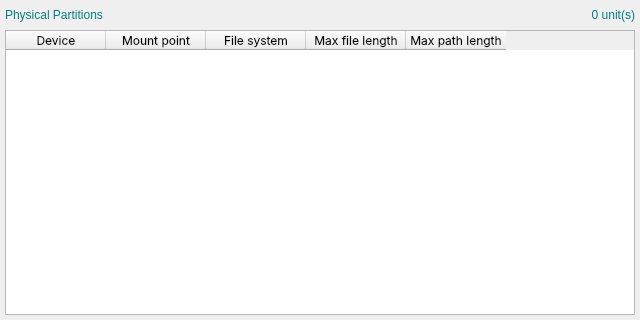
<?xml version="1.0" encoding="UTF-8"?>
<ui version="4.0">
 <class>phptwind</class>
 <widget class="QDialog" name="phptwind">
  <property name="geometry">
   <rect>
    <x>0</x>
    <y>0</y>
    <width>640</width>
    <height>320</height>
   </rect>
  </property>
  <property name="sizePolicy">
   <sizepolicy hsizetype="Fixed" vsizetype="Fixed">
    <horstretch>0</horstretch>
    <verstretch>0</verstretch>
   </sizepolicy>
  </property>
  <property name="minimumSize">
   <size>
    <width>640</width>
    <height>320</height>
   </size>
  </property>
  <property name="maximumSize">
   <size>
    <width>640</width>
    <height>320</height>
   </size>
  </property>
  <property name="font">
   <font/>
  </property>
  <property name="windowTitle">
   <string>MainWindow</string>
  </property>
  <widget class="QWidget" name="phptwdgt">
   <property name="sizePolicy">
    <sizepolicy hsizetype="Fixed" vsizetype="Fixed">
     <horstretch>0</horstretch>
     <verstretch>0</verstretch>
    </sizepolicy>
   </property>
   <property name="minimumSize">
    <size>
     <width>640</width>
     <height>320</height>
    </size>
   </property>
   <property name="maximumSize">
    <size>
     <width>640</width>
     <height>320</height>
    </size>
   </property>
   <widget class="QLabel" name="phptlabl">
    <property name="geometry">
     <rect>
      <x>5</x>
      <y>5</y>
      <width>250</width>
      <height>20</height>
     </rect>
    </property>
    <property name="sizePolicy">
     <sizepolicy hsizetype="Fixed" vsizetype="Fixed">
      <horstretch>0</horstretch>
      <verstretch>0</verstretch>
     </sizepolicy>
    </property>
    <property name="minimumSize">
     <size>
      <width>250</width>
      <height>20</height>
     </size>
    </property>
    <property name="maximumSize">
     <size>
      <width>250</width>
      <height>20</height>
     </size>
    </property>
    <property name="styleSheet">
     <string notr="true">font: 15pt &quot;JetBrains Mono&quot;;
color: #008080;</string>
    </property>
    <property name="text">
     <string>Physical Partitions</string>
    </property>
   </widget>
   <widget class="QTableWidget" name="phpttree">
    <property name="geometry">
     <rect>
      <x>5</x>
      <y>30</y>
      <width>630</width>
      <height>285</height>
     </rect>
    </property>
    <property name="sizePolicy">
     <sizepolicy hsizetype="Fixed" vsizetype="Fixed">
      <horstretch>0</horstretch>
      <verstretch>0</verstretch>
     </sizepolicy>
    </property>
    <property name="minimumSize">
     <size>
      <width>630</width>
      <height>285</height>
     </size>
    </property>
    <property name="maximumSize">
     <size>
      <width>630</width>
      <height>285</height>
     </size>
    </property>
    <property name="font">
     <font>
      <family>Inter</family>
     </font>
    </property>
    <property name="editTriggers">
     <set>QAbstractItemView::NoEditTriggers</set>
    </property>
    <column>
     <property name="text">
      <string>Device</string>
     </property>
    </column>
    <column>
     <property name="text">
      <string>Mount point</string>
     </property>
    </column>
    <column>
     <property name="text">
      <string>File system</string>
     </property>
    </column>
    <column>
     <property name="text">
      <string>Max file length</string>
     </property>
    </column>
    <column>
     <property name="text">
      <string>Max path length</string>
     </property>
    </column>
   </widget>
   <widget class="QLabel" name="phptqant">
    <property name="geometry">
     <rect>
      <x>385</x>
      <y>5</y>
      <width>250</width>
      <height>20</height>
     </rect>
    </property>
    <property name="sizePolicy">
     <sizepolicy hsizetype="Fixed" vsizetype="Fixed">
      <horstretch>0</horstretch>
      <verstretch>0</verstretch>
     </sizepolicy>
    </property>
    <property name="minimumSize">
     <size>
      <width>250</width>
      <height>20</height>
     </size>
    </property>
    <property name="maximumSize">
     <size>
      <width>250</width>
      <height>20</height>
     </size>
    </property>
    <property name="styleSheet">
     <string notr="true">font: 15pt &quot;JetBrains Mono&quot;;
color: #008080;</string>
    </property>
    <property name="text">
     <string>0 unit(s)</string>
    </property>
    <property name="alignment">
     <set>Qt::AlignRight|Qt::AlignTrailing|Qt::AlignVCenter</set>
    </property>
   </widget>
  </widget>
 </widget>
 <resources/>
 <connections/>
</ui>
